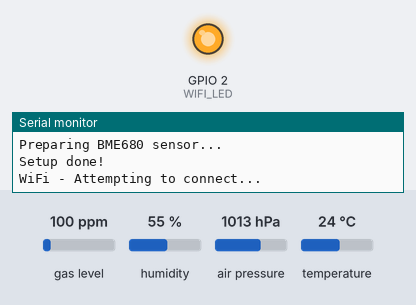
Simulated run of this sketch. Board: ESP8266 (NodeMCU). On the bench: output pins drawn as LEDs (lit = HIGH), the last lines printed to the serial monitor. The test bench sets the inputs (shaded band); at power-on: gas level 100 ppm, humidity 55 %, air pressure 1013 hPa, temperature 24 °C. WiFi joins after 1.5 s; servers stay silent unless stated; uploads are accepted with an empty reply; the local clock reads 2024-03-15 10:24:30 at power-on unless the sketch sets it.

Above: at 0.1 s.
At 1.6 s:
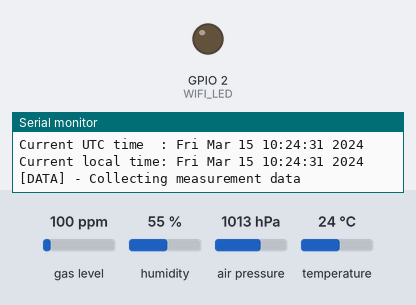
Timing chart, 0 to 3.1 s (numbered marks = the images above):
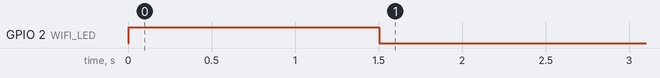

Measured:
- by itself, GPIO 2 (WIFI_LED): LOW → HIGH at 0.00 s, → LOW 1.5 s later

The sketch:

Solution.ino
```cpp
/*
  Connected BME680 sensor.

  Connects to an Azure IoT Hub, transfers the data.

  Code by Tim Jacobs (2019)
*/

// Use Azure IoT Hub Baltimore Root Certificate Authority for IoT Hub SSL certificate validation
#define USE_BALTIMORE_CERT

#include <ESP8266WiFi.h>
#include <WiFiClientSecure.h>
#include <time.h>
#include <ArduinoJson.h>
#include <ESP8266HTTPClient.h>
#include "AzureCerts.h"

/* **********************************************************************************************************************************
 * **********************************************************************************************************************************
 * **********************************************************************************************************************************
 * First, we include the necessary libraries:
 *  - Wire for I2C support
 *  - Adafruit Sensor as a prerequisite for Adafruit_BME680 library
 *  - Adafruit BME680 to read out the BME680 sensor
 *
 *  Next, we define the bme object to communicate with the sensor
 * **********************************************************************************************************************************
 * **********************************************************************************************************************************
 * **********************************************************************************************************************************
 */
#include <Wire.h>
#include <Adafruit_Sensor.h>
#include "Adafruit_BME680.h"

#define SEALEVELPRESSURE_HPA (1013.25)
Adafruit_BME680 bme; // I2C

 /* ====================================================================================================
  * Configuration
  * ==================================================================================================== */

const String wifi_ssid = "IP_TiJa";
const String wifi_pass = "123456789";

const String iotHubHost   = "iotbootcamp-hub01.azure-devices.net";
const uint16_t iotHubPort   = 443;

const String iotDeviceId = "tija-huzzah01";
const String iotPassword = "SharedAccessSignature sr=iotbootcamp-hub01.azure-devices.net%2Fdevices%2Ftija-huzzah01&sig=7FDzBb7syroar4ZFLgy6g5FAut8rd7bDAwid8NsGUCQ%3D&se=1603729447";
const String iotHubURL = "https://" + iotHubHost + "/devices/" + iotDeviceId + "/messages/events?api-version=2016-11-14";

 /* ====================================================================================================
  * Constants
  * ==================================================================================================== */

typedef enum {
  WIFI_DISCONNECTED,
  WIFI_CONNECTING,
  WIFI_APFOUND,
  WIFI_CONNECTED
} wifiStatusCode;

#define YELLOW_LED LED_BUILTIN
#define WIFI_LED LED_BUILTIN

 /* ====================================================================================================
  * Global Variables
  * ==================================================================================================== */

wifiStatusCode wifiState = WIFI_DISCONNECTED;
WiFiEventHandler mConnectHandler;
WiFiEventHandler mDisConnectHandler;
WiFiEventHandler mGotIpHandler;

// Counter for WiFi connection attempts
#define WIFI_TIMEOUT 10000                              // Abort connection attempt after 10 seconds
uint32_t wifiStartToConnectTime = -WIFI_TIMEOUT;

// Counter for NTP time syncs
#define NTP_TIMEOUT 900000                              // NTP sync every 15 mins
uint32_t ntpLastSync = -NTP_TIMEOUT;

// Counter for data measurements
#define MEASUREMENT_INTERVAL 5000                       // Measurement interval in milliseconds
uint32_t dataLastMeasurementTime = -MEASUREMENT_INTERVAL;

// WiFi SSL clients
BearSSL::WiFiClientSecure wifiClient;
//WiFiClientSecure wifiClient;
BearSSL::X509List msftCerts(certificates);

 /* ====================================================================================================
  * Setup
  * ==================================================================================================== */

void setup() {
  // Prepare for debug output
  Serial.begin(115200);
  //Serial.setDebugOutput(true);                    // Dump ESP8266 debug output here

  Serial.println("Connected BME680 weather station v1.0");

  // initialize LED's and turn them off
  pinMode(WIFI_LED, OUTPUT);
  digitalWrite(WIFI_LED, 0);

  // Purge whatever WiFi settings are active
  Serial.println("Preparing WiFi...");
  WiFi.disconnect() ;
  WiFi.persistent(false);

  // Initialize WiFi event handlers
  mConnectHandler = WiFi.onStationModeConnected(onConnected);
  mDisConnectHandler = WiFi.onStationModeDisconnected(onDisconnect);
  mGotIpHandler = WiFi.onStationModeGotIP(onGotIP);

  // Configure Secure WiFi client to accept Microsoft certificates
  wifiClient.setTrustAnchors(&msftCerts);
  //wifiClient.setInsecure();     // Accept any certificate

/* **********************************************************************************************************************************
 * **********************************************************************************************************************************
 * **********************************************************************************************************************************
 * Here, we initialize the BME680 sensor and configure it for reading data
 * **********************************************************************************************************************************
 * **********************************************************************************************************************************
 * **********************************************************************************************************************************
 */

  Serial.println("Preparing BME680 sensor...");
  if (!bme.begin()) {
    Serial.println("-> ERROR! Could not find a valid BME680 sensor, check wiring!");
    while (1);
  }

  // Set up oversampling and filter initialization
  bme.setTemperatureOversampling(BME680_OS_8X);
  bme.setHumidityOversampling(BME680_OS_2X);
  bme.setPressureOversampling(BME680_OS_4X);
  bme.setIIRFilterSize(BME680_FILTER_SIZE_3);
  bme.setGasHeater(320, 150); // 320*C for 150 ms

  Serial.println("Setup done!");
}


 /* ====================================================================================================
  * Loop
  * ==================================================================================================== */

void loop() {
  uint32_t currentTime = millis();

  // ---------------------------------------------------------------------------------------------------
  // WIFI HEALTH KEEPING
  // ---------------------------------------------------------------------------------------------------
  // Are we still connected to WiFi?
  if (WiFi.status() != WL_CONNECTED) {
    // We are NOT connected to WiFi...
    // Are we attempting to connecting?
    if ((wifiState == WIFI_CONNECTING) && (currentTime > wifiStartToConnectTime + WIFI_TIMEOUT )) {
      // Connection attempt failed... retry
      Serial.println ( "WiFi - Unable to connect!" );
      wifiState = WIFI_DISCONNECTED;
    }
    // Are we just disconnected?
    if (wifiState == WIFI_DISCONNECTED) {
      // Not connected, try to connect
      digitalWrite ( WIFI_LED, 1 );
      wifiStartToConnectTime = currentTime;

      wifiState = WIFI_CONNECTING;
      WiFi.disconnect() ;
      WiFi.mode(WIFI_STA);
      WiFi.begin ( wifi_ssid, wifi_pass );
      Serial.println ( "WiFi - Attempting to connect..." );
    }
  } else {
    // When we are connected...
    if(wifiState == WIFI_CONNECTED) {
      // ---------------------------------------------------------------------------------------------------
      // TIME KEEPING
      // ---------------------------------------------------------------------------------------------------
      if(currentTime > ntpLastSync + NTP_TIMEOUT) {
        // Perform NTP time sync
        ntpLastSync = currentTime;
        setClock();
      }

      // ---------------------------------------------------------------------------------------------------
      // DATA RETRIEVAL
      // ----------------------------------------------------------------------------------------------------

      // Last measurement  more than 5 seconds ago?
      if(currentTime > dataLastMeasurementTime + MEASUREMENT_INTERVAL) {
        Serial.println ( "[DATA] - Collecting measurement data" );
        dataLastMeasurementTime = currentTime;

/*
 * **********************************************************************************************************************************
 * **********************************************************************************************************************************
 * **********************************************************************************************************************************
 * Here, we perform the measurement and insert all the values in the JSON document to send to Azure IoT Hub
 * **********************************************************************************************************************************
 * **********************************************************************************************************************************
 * **********************************************************************************************************************************
 */
        if (! bme.performReading()) {
          Serial.println("-> ERROR: failed to perform reading of BME680 sensor!");
        } else {
          // Succesful update of sensor values; send them to the IoT Hub
          StaticJsonDocument<200> jsonBuffer;

          // Populate keys in json
          time_t currentTime = time(nullptr);
          jsonBuffer["DeviceId"] = String(iotDeviceId);
          jsonBuffer["MeasurementTime"] = String(currentTime);
          jsonBuffer["Temperature"] = bme.temperature;
          jsonBuffer["Pressure"] = bme.pressure / 100.0;
          jsonBuffer["Humidity"] = bme.humidity;
          jsonBuffer["Gas"] = bme.gas_resistance / 1000.0;
          jsonBuffer["Altitude"] = bme.readAltitude(SEALEVELPRESSURE_HPA);

          // convert json to buffer for publishing
          char buffer[256];
          uint16_t jsonSize = serializeJson(jsonBuffer, buffer, sizeof(buffer));

/*
 * **********************************************************************************************************************************
 * **********************************************************************************************************************************
 * **********************************************************************************************************************************
 * To know what we are doing, we also dump the IoT payload to the console for debugging purposes
 * **********************************************************************************************************************************
 * **********************************************************************************************************************************
 * **********************************************************************************************************************************
 */
          // Output to console
          Serial.print("[DATA] - Sending to IoT hub: "); Serial.println(buffer);

          // Transfer data to IoT Hub
          sendIoTTelemetry(buffer, jsonSize);

        }
      }
    }
  }
}

 /* ====================================================================================================
  * Helper - HTTP
  * ==================================================================================================== */

void sendIoTTelemetry(char* iotMessage, size_t iotMessageSize) {
  // We can only send data if we are connected, obviously
  if (wifiState == WIFI_CONNECTED) {
    HTTPClient https;
    https.begin(wifiClient, iotHubURL); //Specify the URL and certificate
    https.addHeader("Authorization", iotPassword);
    https.addHeader("Content-Type", "application/json");

    // Post the data to IoT Hub
    int httpCode = https.POST((uint8_t*)iotMessage, iotMessageSize);

    // Check the returning code
    if (httpCode > 0) {
      String response = https.getString();
      if (httpCode == HTTP_CODE_OK || httpCode == HTTP_CODE_MOVED_PERMANENTLY || httpCode == HTTP_CODE_NO_CONTENT ) {
        Serial.printf("[HTTPS] POST ok (returned: %d) - ", httpCode);
        Serial.println(response);
      } else {
        Serial.printf("[HTTPS] POST failed, code: %d = %s -", httpCode, https.errorToString(httpCode).c_str());
        Serial.println(response);
      }
    } else {
      Serial.println("[HTTPS] Error on HTTP request");
    }
    //Free the resources
    https.end();
  }

}


 /* ====================================================================================================
  * Helper - WIFI
  * ==================================================================================================== */

// onConnected callback
void onConnected(const WiFiEventStationModeConnected& event){
  Serial.println ( "WiFi - Connected to AP; getting IP..." );
  wifiState = WIFI_APFOUND;
}

// onDisconnect callback
void onDisconnect(const WiFiEventStationModeDisconnected& event){
  if (wifiState != WIFI_CONNECTING) {
    Serial.println ( "WiFi - Disconnected!" );
    wifiState = WIFI_DISCONNECTED;
  }
}

// onGotIP callback
void onGotIP(const WiFiEventStationModeGotIP& event){
  // We are connected now
  wifiState = WIFI_CONNECTED;
  digitalWrite(WIFI_LED, 0 );

  Serial.print( "WiFi - Got IP address: " );
  Serial.println(WiFi.localIP());
}


 /* ====================================================================================================
  * Helper - TIME
  * ==================================================================================================== */

// Set time via NTP, as required for x.509 validation
void setClock() {
  configTime(0, 0, "be.pool.ntp.org", "time.nist.gov");
  setenv("TZ", "CET-1CEST-2,M3.5.0/02:00:00,M10.5.0/03:00:00", 1);        // TZ_Europe_Brussels
  tzset();

  Serial.print("Waiting for NTP time sync: ");
  time_t now = time(nullptr);
  while (now < 8 * 3600 * 2) {
    delay(500);
    Serial.print(".");
    now = time(nullptr);
  }
  Serial.println("");
  struct tm timeinfo;
  gmtime_r(&now, &timeinfo);
  Serial.print("Current UTC time  : ");
  Serial.print(asctime(&timeinfo));
  Serial.print("Current local time: ");
  Serial.print(ctime(&now));
}
```

Source omitted: AzureCerts.h (6226 bytes)
